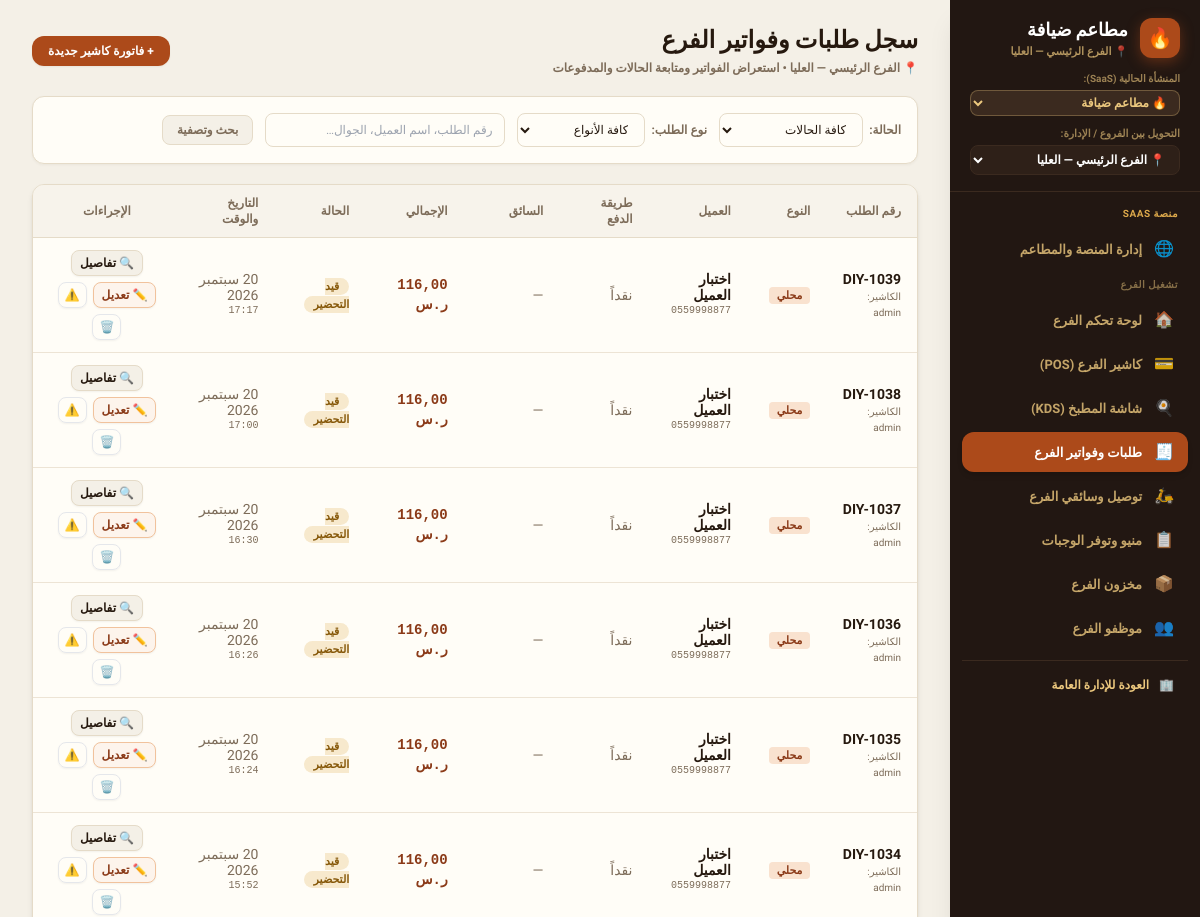
Before: /branch/orders/ (signed in, upper part) with the older database file.
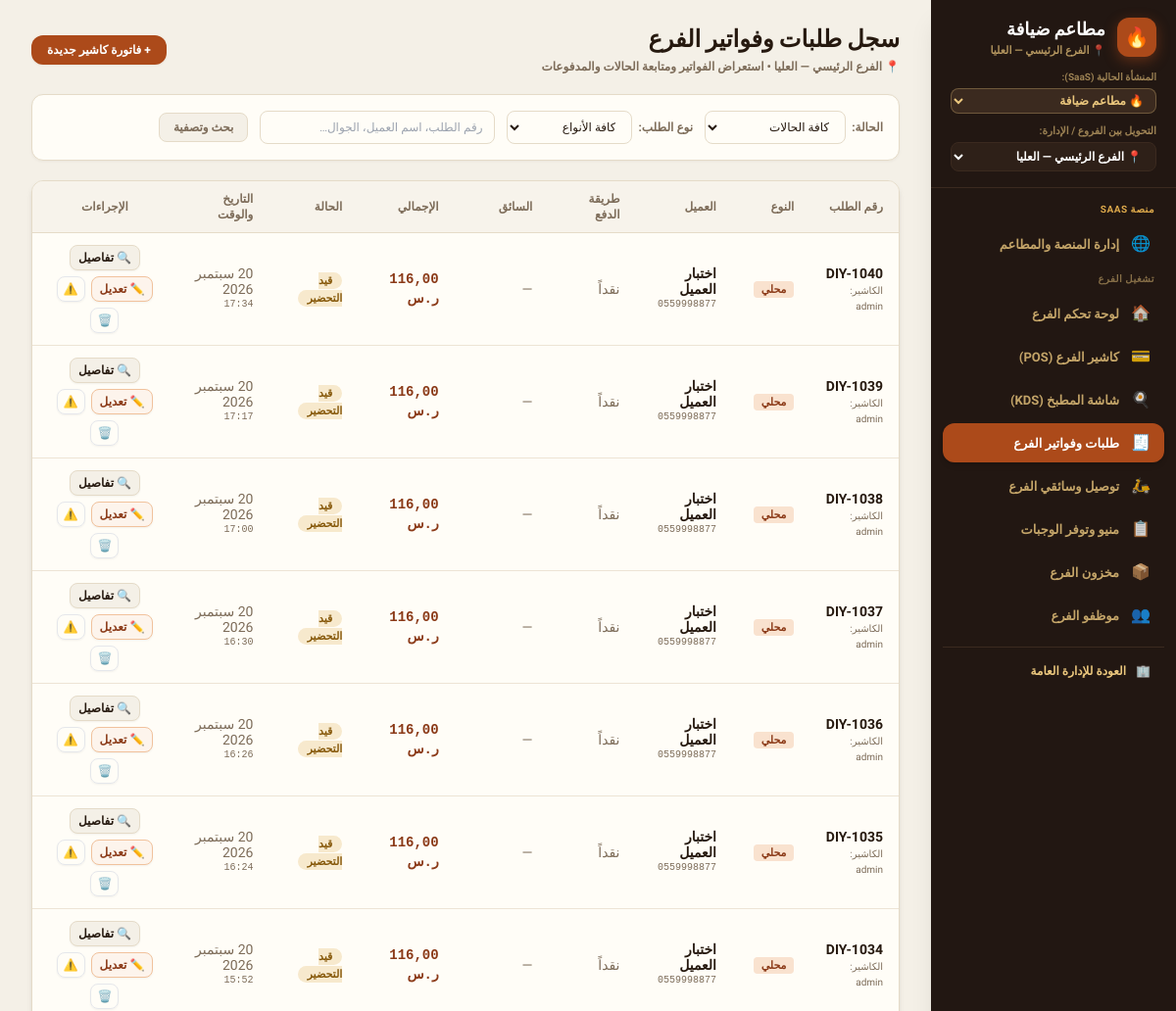
After: the same page with the newer database file.
### core/models.py (models this page shows, shortened)
class Order(models.Model):
    TYPE_CHOICES = [
        ("dine_in", "محلي"),
        ("takeaway", "سفري"),
        ("delivery", "توصيل"),
    ]
    CHANNEL_CHOICES = [
        ("cashier", "الكاشير"),
        ("call_center", "الكول سنتر"),
    ]
    STATUS_CHOICES = [
        ("new", "جديد"),
        ("preparing", "قيد التحضير"),
        ("ready", "جاهز للتسليم"),
        ("out_for_delivery", "في الطريق"),
        ("delivered", "تم التسليم"),
        ("cancelled", "ملغي"),
    ]
    PAY_CHOICES = [
        ("cash", "نقداً"),
        ("card", "بطاقة"),
        ("wallet", "محفظة رقمية"),
    ]
    tenant = models.ForeignKey(
        Tenant,
        on_delete=models.CASCADE,
        related_name="orders",
        null=True,
        blank=True,
        verbose_name="المستأجر / المنشأة",
    )
    order_number = models.CharField(max_length=50, unique=True, verbose_name="رقم الطلب")
    order_type = models.CharField(max_length=20, choices=TYPE_CHOICES, default="dine_in", verbose_name="نوع الطلب")
    channel = models.CharField(max_length=20, choices=CHANNEL_CHOICES, default="cashier", verbose_name="القناة")
    branch = models.ForeignKey(
        Branch,
        on_delete=models.SET_NULL,
        null=True,
        blank=True,
        related_name="orders",
        verbose_name="الفرع",
    )
    delivery_area = models.ForeignKey(
        "DeliveryArea",
        on_delete=models.SET_NULL,
        null=True,
        blank=True,
        related_name="orders",
        verbose_name="منطقة التوصيل / الكومبوند",
    )
    customer = models.ForeignKey(
        Customer,
        on_delete=models.SET_NULL,
        null=True,
        blank=True,
        related_name="orders",
        verbose_name="العميل",
    )
    customer_name = models.CharField(max_length=255, default="عميل نقدي", verbose_name="اسم العميل")
    customer_phone = models.CharField(max_length=50, default="", blank=True, verbose_name="هاتف العميل")
    address = models.CharField(max_length=255, default="", blank=True, verbose_name="عنوان التوصيل")
    status = models.CharField(max_length=30, choices=STATUS_CHOICES, default="new", verbose_name="الحالة")
    pay_method = models.CharField(max_length=20, choices=PAY_CHOICES, default="cash", verbose_name="طريقة الدفع")
    paid = models.BooleanField(default=True, verbose_name="تم الدفع")
    subtotal = models.DecimalField(max_digits=10, decimal_places=2, default=0.00, verbose_name="المجموع الفرعي")
    delivery_fee = models.DecimalField(max_digits=8, decimal_places=2, default=0.00, verbose_name="رسوم التوصيل")
    discount = models.DecimalField(max_digits=8, decimal_places=2, default=0.00, verbose_name="الخصم")
    total = models.DecimalField(max_digits=10, decimal_places=2, default=0.00, verbose_name="الإجمالي")
    cashier = models.CharField(max_length=255, default="", blank=True, verbose_name="الكاشير")
    driver = models.ForeignKey(
        Employee,
        on_delete=models.SET_NULL,
        null=True,
        blank=True,
        related_name="assigned_orders",
        verbose_name="السائق",
    )
    notes = models.TextField(default="", blank=True, verbose_name="ملاحظات")
    created_at = models.DateTimeField(default=timezone.now, verbose_name="تاريخ ووقت الطلب")
    class Meta:
        verbose_name = "طلب"
        verbose_name_plural = "الطلبات"
        ordering = ["-created_at", "-id"]

### core/views.py (the view)
# urls.py: path("branch/orders/", views.branch_orders_view, name="branch_orders"),
@login_required
@ensure_csrf_cookie
def branch_orders_view(request):
    if not user_has_perm(request.user, "view_orders"):
        return HttpResponseForbidden("غير مصرح لك باستعراض سجل طلبات الفرع")
    tenant = get_active_tenant(request)
    branch = get_active_branch(request)
    status_filter = request.GET.get("status", "all")
    type_filter = request.GET.get("type", "all")
    search = request.GET.get("q", "").strip()
    orders = Order.objects.filter(tenant=tenant).select_related("branch", "driver").order_by("-id")
    if branch:
        orders = orders.filter(branch=branch)
    if status_filter != "all":
        orders = orders.filter(status=status_filter)
    if type_filter != "all":
        orders = orders.filter(order_type=type_filter)
    if search:
        orders = orders.filter(Q(order_number__icontains=search) | Q(customer_name__icontains=search) | Q(customer_phone__icontains=search))
    context = {
        "tenant": tenant,
        "branch": branch,
        "orders": orders[:50],
        "status_filter": status_filter,
        "type_filter": type_filter,
        "search_query": search,
        "statuses": Order.STATUS_CHOICES,
        "order_types": Order.TYPE_CHOICES,
    }
    return render(request, "branch_orders.html", context)

### core/models.py (called while the page is built)
    def is_subscription_active(self):
        if not self.is_active:
            return False
        if self.subscription_status in ["active", "trial"]:
            if self.subscription_end and self.subscription_end < timezone.now():
                return False
            return True
        return False

    def days_until_expiry(self):
        if not self.subscription_end:
            return 999
        diff = (self.subscription_end - timezone.now()).total_seconds()
        return max(0, int(diff // 86400))

### core/views.py (called while the page is built, shortened)
def get_active_tenant(request):
    if hasattr(request, "tenant") and request.tenant:
        return request.tenant

def get_active_branch(request):
    tenant = get_active_tenant(request)
    profile = getattr(request.user, "profile", None)
    is_owner = request.user.is_superuser or (profile and (profile.role in ["owner", "platform_admin"] or profile.is_platform_admin))
    if not is_owner and profile and profile.branch:
        return profile.branch
    active_id = request.session.get("active_branch_id")
    if active_id:
        qs = Branch.objects.filter(id=active_id)
        if tenant:
            qs = qs.filter(tenant=tenant)
        return qs.first()
    return None

### templates/branch_orders.html (shortened to what the changed rows need)
{% extends "base.html" %}
{% block content %}
<div>
    <div class="mb-5 flex flex-col sm:flex-row sm:items-center sm:justify-between gap-3">
        <div>
            <h1 class="text-2xl font-black font-display text-ink">سجل طلبات وفواتير الفرع</h1>
        </div>
    </div>
    <div class="card overflow-hidden shadow-md">
        <div class="overflow-x-auto">
            <table class="w-full text-right text-xs">
                <thead class="border-b border-line bg-paper/70">
                    <tr>
                        <th class="th">رقم الطلب</th>
                        <th class="th">النوع</th>
                        <th class="th">العميل</th>
                        <th class="th">طريقة الدفع</th>
                        <th class="th">السائق</th>
                        <th class="th">الإجمالي</th>
                        <th class="th">الحالة</th>
                        <th class="th">التاريخ والوقت</th>
                        <th class="th text-center">الإجراءات</th>
                    </tr>
                </thead>
                <tbody class="divide-y divide-line/70">
                    {% for o in orders %}
                    <tr class="hover:bg-paper/30 transition">
                        <td class="td">
                            <span class="font-extrabold text-ink text-sm">{{ o.order_number }}</span>
                            <span class="block text-[10px] text-soft">الكاشير: {{ o.cashier|default:"—" }}</span>
                        </td>
                        <td class="td">
                            <span class="rounded px-2 py-0.5 text-[11px] font-bold
                                {% if o.order_type == 'dine_in' %}bg-brand-100 text-brand-700
                                {% elif o.order_type == 'takeaway' %}bg-paper border border-line text-ink
                                {% else %}bg-info-100 text-info-700{% endif %}">
                                {{ o.get_order_type_display }}
                            </span>
                        </td>
                        <td class="td">
                            <p class="font-bold text-ink">{{ o.customer_name }}</p>
                            {% if o.customer_phone %}
                            <p class="text-[10px] text-soft font-mono" dir="ltr">{{ o.customer_phone }}</p>
                            {% endif %}
                        </td>
                        <td class="td text-soft">{{ o.get_pay_method_display }}</td>
                        <td class="td text-soft">{{ o.driver.name|default:"—" }}</td>
                        <td class="td font-extrabold text-brand-700 font-mono text-sm">{{ o.total|floatformat:2 }} ر.س</td>
                        <td class="td">
                            <span class="rounded-full px-2.5 py-0.5 text-[11px] font-bold
                                {% if o.status == 'delivered' %}bg-good-100 text-good-700
                                {% elif o.status == 'ready' %}bg-good-100 text-good-700
                                {% elif o.status == 'out_for_delivery' %}bg-brand-100 text-brand-700
                                {% elif o.status == 'preparing' %}bg-warn-100 text-warn-700
                                {% elif o.status == 'cancelled' %}bg-bad-100 text-bad-700
                                {% else %}bg-info-100 text-info-700{% endif %}">
                                {{ o.get_status_display }}
                            </span>
                        </td>
                        <td class="td text-soft">
                            <span>{{ o.created_at|date:"j M Y" }}</span>
                            <span class="block text-[10px] font-mono">{{ o.created_at|time:"H:i" }}</span>
                        </td>
                        <td class="td text-center">
                            <div class="flex items-center justify-center gap-1.5 flex-wrap">
                                <a
                                    href="{% url 'order_detail' o.id %}"
                                    title="تفاصيل الطلب والفاتورة"
                                    class="rounded-lg bg-paper border border-line px-2 py-1 text-xs font-bold text-ink hover:bg-line transition shadow-sm"
                                >
                                    🔍 تفاصيل
                                </a>
                                <a
                                    href="{% url 'order_edit' o.id %}"
                                    title="تعديل الطلب"
                                    class="rounded-lg bg-brand-50 border border-brand-200 px-2 py-1 text-xs font-bold text-brand-700 hover:bg-brand-100 transition shadow-sm"
                                >
                                    ✏️ تعديل
                                </a>
                                <button
                                    type="button"
                                    onclick="cancelOrder({{ o.id }}, '{{ o.order_number }}')"
                                    title="إلغاء الطلب"
                                    class="rounded-lg bg-warn-50 border border-warn-200 px-1.5 py-1 text-xs font-bold text-warn-700 hover:bg-warn-100 transition shadow-sm"
                                >
                                    ⚠️
                                </button>
                                <button
                                    type="button"
                                    onclick="deleteOrder({{ o.id }}, '{{ o.order_number }}')"
                                    title="حذف نهائي"
                                    class="rounded-lg bg-bad-50 border border-bad-200 px-1.5 py-1 text-xs font-bold text-bad-700 hover:bg-bad-100 transition shadow-sm"
                                >
                                    🗑️
                                </button>
                            </div>
                        </td>
                    </tr>
                    {% empty %}
                    <tr>
                        <td colspan="9" class="py-12 text-center text-xs text-soft font-bold">لا توجد طلبات مطابقة للبحث</td>
                    </tr>
                    {% endfor %}
                </tbody>
            </table>
        </div>
    </div>
</div>
{% endblock %}

Changed rows visible on the page:
added Order: order_number "DIY-1040", cashier "admin", order_type "محلي", customer_name "اختبار العميل", customer_phone "0559998877", pay_method "نقداً", driver.name "—", total "116,00", status "قيد التحضير", created_at "20 سبتمبر 2026", created_at "17:34"
